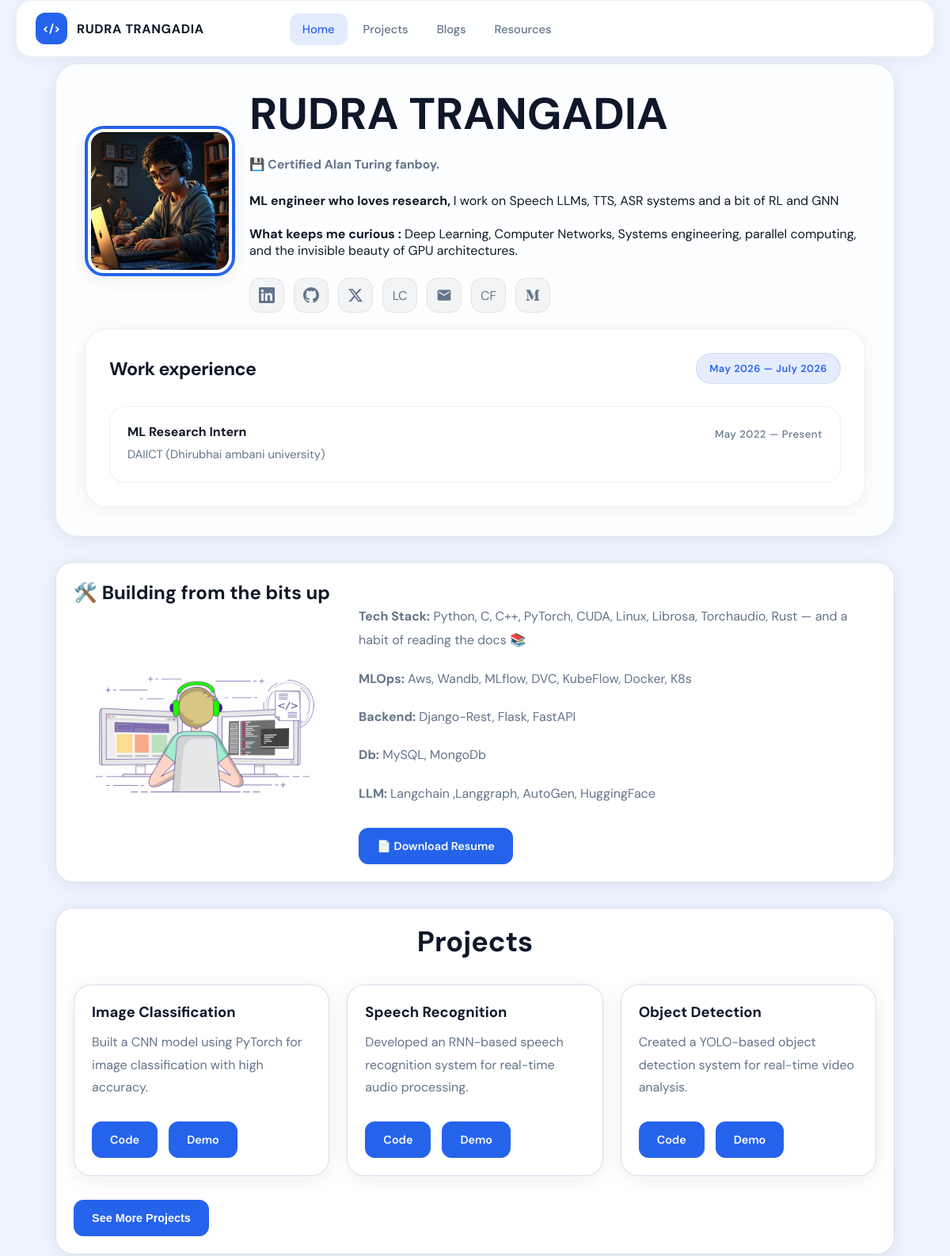
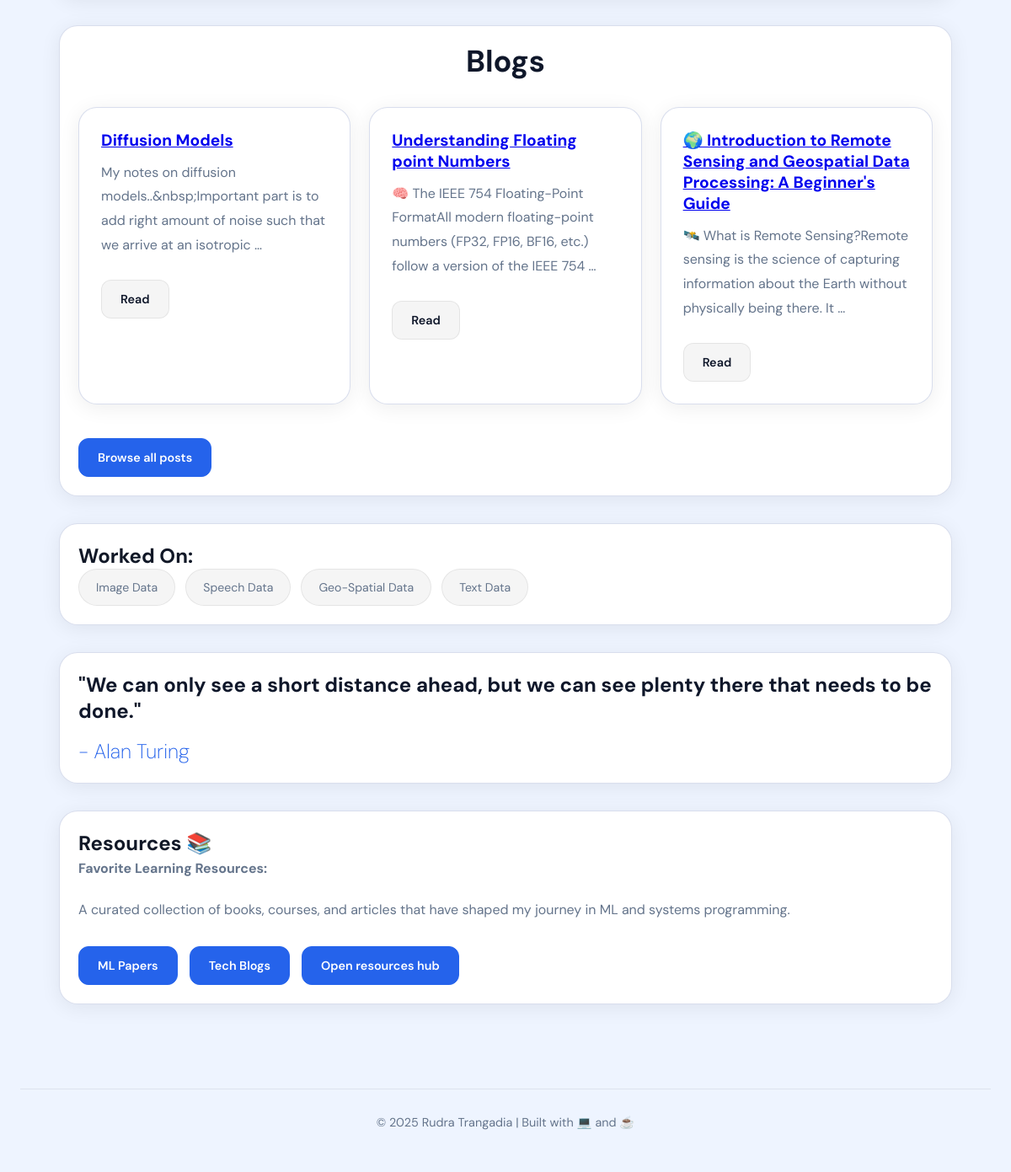
The page / on the database its author committed (2 pictures, top to bottom).
### portfolio_app/models.py (models this page shows, shortened)
class BlogPost(models.Model):
    title = models.CharField(max_length=255)
    slug = models.SlugField(unique =True)
    content = CKEditor5Field('Content', config_name='extends')
    featured_image = models.ImageField(upload_to="images/", blank=True, null=True)
    jupyter_link = models.URLField(blank=True, null=True)
    external_link = models.URLField(blank=True, null=True)
    external_link_text = models.CharField(max_length=100, default="Article")
    created_at = models.DateTimeField(auto_now_add=True)
    is_published = models.BooleanField(default=True)
    is_featured = models.BooleanField(default=False)
    class Meta:
        app_label = 'portfolio_app'
        ordering = ['-created_at']

### portfolio_app/views.py (the view)
# urls.py: path("", views.home_page, name='home'),
def home_page(request):
    blogs = BlogPost.objects.filter(is_published=True).order_by('-created_at')[:4]
    resource_collections = [
        {
            "id": "ml-papers",
            "title": "ML Papers",
            "summary": "Curated readings covering transformers, routing, diffusion, and systems papers that translate well into implementation work.",
            "links": [
                {"label": "Transformer Circuits", "url": "https://transformer-circuits.pub"},
                {"label": "RouteNet Lite", "url": "https://arxiv.org/abs/1910.01508"},
                {"label": "Diffusion Cookbook", "url": "https://huggingface.co/learn/diffusion-course"}
            ],
            "tags": ["Research", "Deep Learning", "Notes"],
            "tone": "amber"
        },
        {
            "id": "systems-books",
            "title": "Systems Books",
            "summary": "Handbooks that anchor thinking in operating systems, networks, and performance engineering for ML infra.",
            "links": [
                {"label": "Designing Data Intensive Apps", "url": "https://dataintensive.net"},
                {"label": "Computer Systems: A Programmer's Perspective", "url": "https://csapp.cs.cmu.edu"},
                {"label": "Site Reliability Workbook", "url": "https://sre.google/workbook"}
            ],
            "tags": ["Systems", "Performance", "Infra"],
            "tone": "teal"
        },
        {
            "id": "cuda-tutorials",
            "title": "CUDA Tutorials",
            "summary": "Practical CUDA labs, kernels, and profiling recipes to reason about GPU utilization.",
            "links": [
                {"label": "NVIDIA CUDA Samples", "url": "https://developer.nvidia.com/cuda-code-samples"},
                {"label": "CUDA Crash Course", "url": "https://cuda-education.github.io"},
                {"label": "Triton Language", "url": "https://github.com/openai/triton"}
            ],
            "tags": ["GPU", "Parallelism", "Kernels"],
            "tone": "violet"
        },
        {
            "id": "tech-blogs",
            "title": "Tech Blogs",
            "summary": "Writers that turn low-level work into accessible narratives — ideal for weekly inspiration.",
            "links": [
                {"label": "Andrej Karpathy", "url": "https://karpathy.github.io"},
                {"label": "Bits and Bytes", "url": "https://bitsandbytes.dev"},
                {"label": "Latency Numbers", "url": "https://colin-scott.github.io/personal_website/research/interactive_latency.html"}
            ],
            "tags": ["Storytelling", "Leadership", "Culture"],
            "tone": "rose"
        }
    ]
    starter_tracks = [
        {
            "title": "Production ML Starter Kit",
            "description": "Dashboards, service templates, and review checklists that help launch small models in prod quickly.",
            "items": ["Edge deployment template", "Prompt review rubric", "Postmortem checklist"]
        },
        {
            "title": "Systems Deep Dive",
            "description": "A self-guided 30 day tour through perf tracing, kernel tuning, and debugging GPU utilization.",
            "items": ["Perf tracing lab", "NVTX profiling workbook", "Latency budgeting map"]
        }
    ]
    quick_links = [
        {"label": "Notion knowledge base", "url": "https://www.notion.so"},
        {"label": "Figma board", "url": "https://www.figma.com"},
        {"label": "Community discord", "url": "https://discord.com"}
    ]
    total_links = sum(len(collection["links"]) for collection in resource_collections)
    context = {
        "blogs": blogs,
        "resource_collections": resource_collections,
    }
    return render(request, "portfolio.html", context)

### templates/portfolio.html (shortened to what this page needs)
{% load static %}
<!DOCTYPE html>
<html lang="en">
<head>
    <link rel="stylesheet" href="{% static 'css/navbar.css' %}">
    <link rel="stylesheet" href="{% static 'css/portfolio.css' %}">
</head>
<body>
    <div class="app-shell">
        <nav class="side-nav" id="side-nav">
            <div class="brand-block">
                <div class="brand-mark">&lt;/&gt;</div>
                <div>
                    <p class="brand-title">RUDRA TRANGADIA</p>
                </div>
            </div>
            <ul class="side-menu" id="nav-menu">
                <li><a href="{% url 'home' %}" class="side-link active">Home</a></li>
                <li><a href="{% url 'home' %}#projects" class="side-link">Projects</a></li>
                <li><a href="{% url 'blog_list' %}" class="side-link">Blogs</a></li>
                <li><a href="{% url 'resources' %}" class="side-link">Resources</a></li>
            </ul>
        </nav>
        <div class="main-area">
            <div class="app-content">
                <section class="section hero-panel" id="portfolio">
                    <div class="hero-grid">
                        <div class="hero-grid">
                        <div class="hero-card glass">
                            <div class="hero-header">
                                <div class="profile-pic">
                                    <img src="{% static 'images/profile.jpg' %}" alt="Rudra Trangadia">
                                </div>
                                <div class="hero-info">
                                    <h1 class="retro-title">RUDRA TRANGADIA</h1>
                                    <p class="intro"><strong>💾 Certified Alan Turing fanboy.</strong></p>
                                    <br>
                                    <p><strong>ML engineer who loves research, </strong> I work on Speech LLMs, TTS, ASR systems and a bit of RL and GNN</p>
                                    <br>
                                    <p><strong>What keeps me curious :</strong> Deep Learning, Computer Networks, Systems engineering, parallel computing, and the invisible beauty of GPU architectures.</p>
                                    <div class="social-badges">
                                        <a href="https://linkedin.com/in/rudra-trangadia-08b679241" target="_blank" aria-label="LinkedIn" title="LinkedIn">
                                        </a>
                                        <a href="https://github.com/dev-tr26/dev-tr26.git" target="_blank" aria-label="GitHub" title="GitHub">
                                        </a>
                                        <a href="https://x.com" target="_blank" aria-label="X (Twitter)" title="X (Twitter)">
                                            <svg width="20" height="20" viewBox="0 0 24 24" fill="currentColor">
                                                <path d="M18.244 2.25h3.308l-7.227 8.26 8.502 11.24H16.17l-5.214-6.817L4.99 21.75H1.68l7.73-8.835L1.254 2.25H8.08l4.713 6.231zm-1.161 17.52h1.833L7.084 4.126H5.117z"/>
                                            </svg>
                                        </a>
                                        <a href="https://leetcode.com/DEV-TR/" target="_blank" aria-label="LeetCode" title="LeetCode">
                                            LC
                                        </a>
                                        <a href="mailto:turing2604@gmail.com" target="_blank" aria-label="Email" title="Email">
                                            <svg width="20" height="20" viewBox="0 0 24 24" fill="currentColor">
                                            <path d="M20 4H4c-1.1 0-2 .9-2 2v12c0 1.1.9 2 2 2h16c1.1 0 2-.9 2-2V6c0-1.1-.9-2-2-2zm0 4-8 5-8-5V6l8 5 8-5v2z"/>
                                            </svg>
                                        </a>
                                        <a href="https://codeforces.com/profile/YOUR_HANDLE" target="_blank" aria-label="Codeforces" title="Codeforces">
                                            CF
                                        </a>
                                        <a href="https://medium.com/@the_turingetic_guy" target="_blank" aria-label="Medium" title="Medium">
                                            <svg width="20" height="20" viewBox="0 0 24 24" fill="currentColor">
                                                <path d="M4 7.5c0-.4-.2-.8-.5-1L2 5V4h6l4.6 10L17 4h5v1l-1.5 1c-.3.2-.5.6-.5 1v10c0 .4.2.8.5 1l1.5 1v1h-8v-1l1.6-1c.3-.2.4-.6.4-1V8l-5 11h-1L5 8v9c0 .4.2.8.5 1L7 19v1H2v-1l1.5-1c.3-.2.5-.6.5-1V7.5z"/>
                                            </svg>
                                        </a>
                                    </div>
                                </div>
                            </div>
                        <div class="experience-card glass sticky-side">
                            <div class="experience-header">
                                <h3>Work experience</h3>
                                <span class="pill">May 2026 — July 2026</span>
                            </div>
                            <div class="experience-list">
                                <article class="experience-item">
                                    <div>
                                        <p class="role">ML Research Intern </p>
                                        <p class="company">DAIICT (Dhirubhai ambani university)</p>
                                    </div>
                                    <p class="timeline">May 2022 — Present</p>
                                </article>
                            </div>
                        </div>
                    </div>
                </section>
                <section class="section cv glassy">
                    <h2>🛠️ Building from the bits up</h2>
                    <div class="cv-layout">
                        <img src="{% static 'images/animation.gif' %}" alt="Building animation" class="bits-gif">
                        <div class="cv-content">
                            <p><strong>Tech Stack:</strong> Python, C, C++, PyTorch, CUDA, Linux, Librosa, Torchaudio, Rust — and a habit of reading the docs 📚</p>
                            <p><strong>MLOps:</strong> Aws, Wandb, MLflow, DVC, KubeFlow, Docker, K8s</p></p>
                            <p><strong>Backend:</strong> Django-Rest, Flask, FastAPI</p></p>
                            <p><strong>Db:</strong> MySQL, MongoDb</p></p>
                            <p><strong>LLM: </strong>Langchain ,Langgraph, AutoGen, HuggingFace</p>
                            <div class="action-row">
                                <a href="https://drive.google.com/file/d/1jypDuWufZ3W2sF21jceX6DFZTjjnJK7w/view?usp=sharing" class="retro-btn primary" target="_blank">📄 Download Resume</a>
                            </div>
                        </div>
                    </div>
                </section>
                <section class="section projects glassy" id="projects">
                    <div class="section-headline">
                        <h2>Projects </h2>
                    </div>
                    <div class="project-grid" id="project-grid">
                        <div class="project-card">
                            <h3>Image Classification</h3>
                            <p>Built a CNN model using PyTorch for image classification with high accuracy.</p>
                            <div class="button-group">
                                <a href="#" class="retro-btn primary">Code</a>
                                <a href="#" class="retro-btn primary">Demo</a>
                            </div>
                        </div>
                        <div class="project-card">
                            <h3>Speech Recognition</h3>
                            <p>Developed an RNN-based speech recognition system for real-time audio processing.</p>
                            <div class="button-group">
                                <a href="#" class="retro-btn primary">Code</a>
                                <a href="#" class="retro-btn primary">Demo</a>
                            </div>
                        </div>
                        <div class="project-card hidden">
                            <h3>Object Detection</h3>
                            <p>Created a YOLO-based object detection system for real-time video analysis.</p>
                            <div class="button-group">
                                <a href="#" class="retro-btn primary">Code</a>
                                <a href="#" class="retro-btn primary">Demo</a>
                            </div>
                        </div>
                    </div>
                    <div class="projects-action">
                        <button id="see-more-projects" class="retro-btn primary">See More Projects</button>
                    </div>
                </section>
                <section class="section glassy blog-panel" id="blogs">
                    <div class="section-headline">
                        <h2>Blogs </h2>
                    </div>
                    <div class="blog-layout">
                        <div class="blog-grid">
                            {% for blog in blogs %}
                            <article class="blog-card">
                                <div class="blog-card-body">
                                    <h3><a href="{% url 'blog_detail' blog.slug %}">{{ blog.title }}</a></h3>
                                    <p>{{ blog.content|striptags|truncatewords:20 }}</p>
                                </div>
                                <a href="{% url 'blog_detail' blog.slug %}" class="retro-btn ghost small">Read</a>
                            </article>
                            {% endfor %}
                        </div>
                    <div class="blogs-action">
                        <a href="{% url 'blog_list' %}" class="retro-btn primary">Browse all posts</a>
                    </div>
                    </div>
                </section>
                <section class="section worked-on glassy">
                    <h2>Worked On:</h2>
                    <div class="worked-on-grid">
                        <div class="worked-on-item">Image Data</div>
                        <div class="worked-on-item">Speech Data</div>
                        <div class="worked-on-item">Geo-Spatial Data</div>
                        <div class="worked-on-item">Text Data</div>
                    </div>
                </section>
                <section class="section quote glassy">
                    <blockquote>
                        "We can only see a short distance ahead, but we can see plenty there that needs to be done."
                        <cite>- Alan Turing</cite>
                    </blockquote>
                </section>
                <section class="section resources glassy" id="resources">
                    <h2>Resources 📚</h2>
                    <div class="cv-content">
                        <p><strong>Favorite Learning Resources:</strong></p>
                        <p>A curated collection of books, courses, and articles that have shaped my journey in ML and systems programming.</p>
                        <div class="button-group">
                            <a href="{% url 'resources' %}#ml-papers" class="retro-btn primary">ML Papers</a>
                            <a href="{% url 'resources' %}#tech-blogs" class="retro-btn primary">Tech Blogs</a>
                            <a href="{% url 'resources' %}" class="retro-btn primary">Open resources hub</a>
                        </div>
                    </div>
                </section>
            </div>
            <footer class="footer">
                <p>© 2025 Rudra Trangadia | Built with 💻 and ☕</p>
            </footer>
        </div>
    </div>
</body>
</html>

### rows shown on the page
BlogPost: title "Diffusion Models", content "My notes on diffusion models..&nbsp;Important part is to add right amount of noise such that we arrive at an isotropic …"
BlogPost: title "Understanding Floating point Numbers", content "🧠 The IEEE 754 Floating-Point FormatAll modern floating-point numbers (FP32, FP16, BF16, etc.) follow a version of the IEEE 754 …"
BlogPost: title "🌍 Introduction to Remote Sensing and Geospatial Data Processing: A Beginner's Guide", content "🛰️ What is Remote Sensing?Remote sensing is the science of capturing information about the Earth without physically being there. It …"
